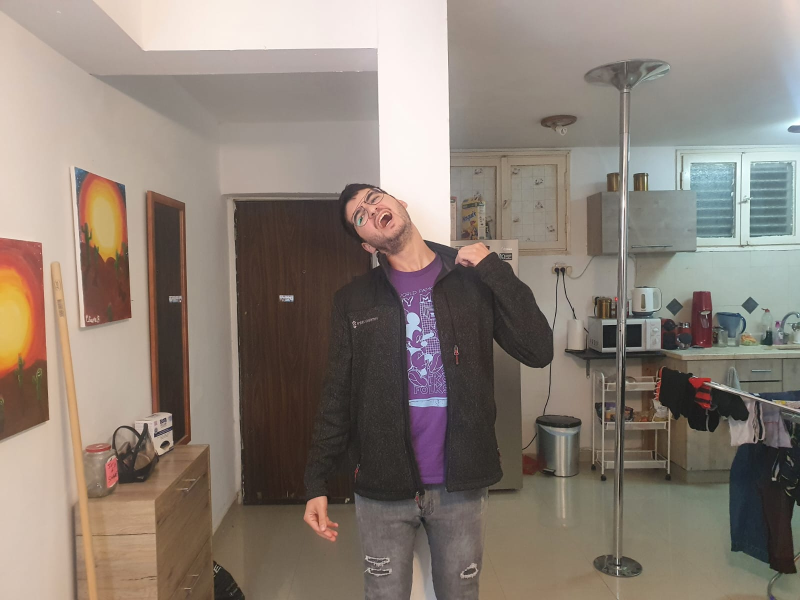
%> input picture Bounes 2/Eldar_L.jpeg, 1600 x 1200 px (shown at 1/2 size)
$ octave Bounes_2.m   (GNU Octave 9; MATLAB toolbox functions it lacks are replaced by stand-ins)
%> lines starting %> are read from the running program, lines starting %| are printed output that depends on the picture
clc;
close all;
clear all;

%% Reading the original images
Eldar_L = imread('Eldar_L.jpeg');
%> Eldar_L is the input picture: size 1200x1600x3 uint8; mean R, G, B 138.7, 127.2, 117.6
Eldar_R = imread('Eldar_R.jpeg');
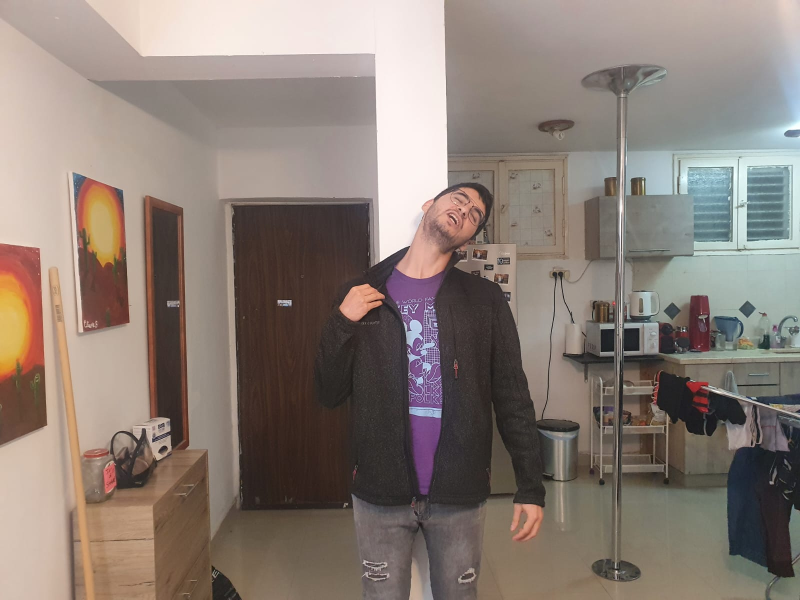
%> input picture Bounes 2/Eldar_R.jpeg, 1600 x 1200 px (shown at 1/2 size)
%> Eldar_R is the input picture: size 1200x1600x3 uint8; mean R, G, B 137.6, 125.1, 117.1
figure;subplot(1,2,1);
imshow(Eldar_L); title("Eldar left side");
subplot(1,2,2);imshow(Eldar_R); title("Eldar right side");
%% ------Slicing the images
[rows, cols] = size(Eldar_L);
%> rows = 1200; cols = 4800
Eldar_L_gray = rgb2gray(Eldar_L);
Eldar_R_gray = rgb2gray(Eldar_R);
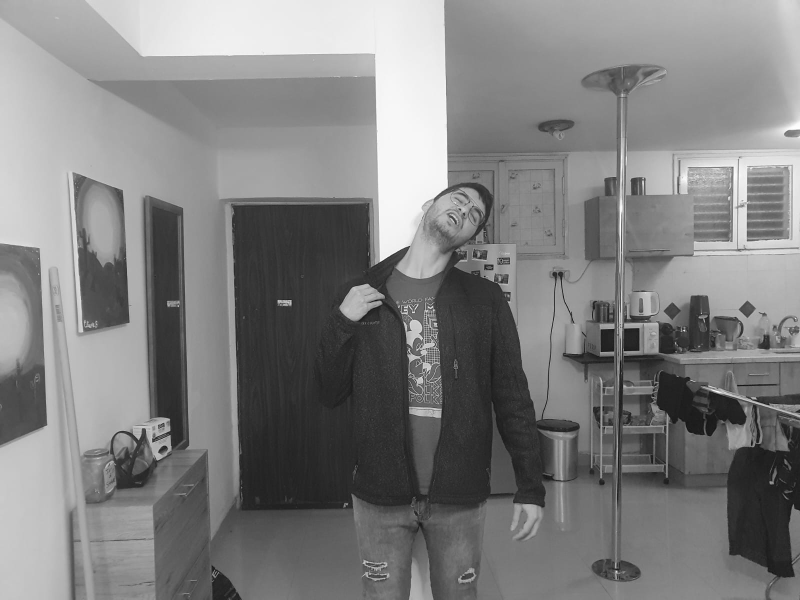
%> Eldar_R_gray: size 1200x1600 uint8 (shown at 1/2 size); min 0, max 255, mean 128
[rows, cols] = size(Eldar_L_gray);
%> cols = 1600
n = cols/2 ;
%> n = 800
Eldar_L_R = [Eldar_L_gray(:,1:n+26),Eldar_R_gray(:,n+27:end)];
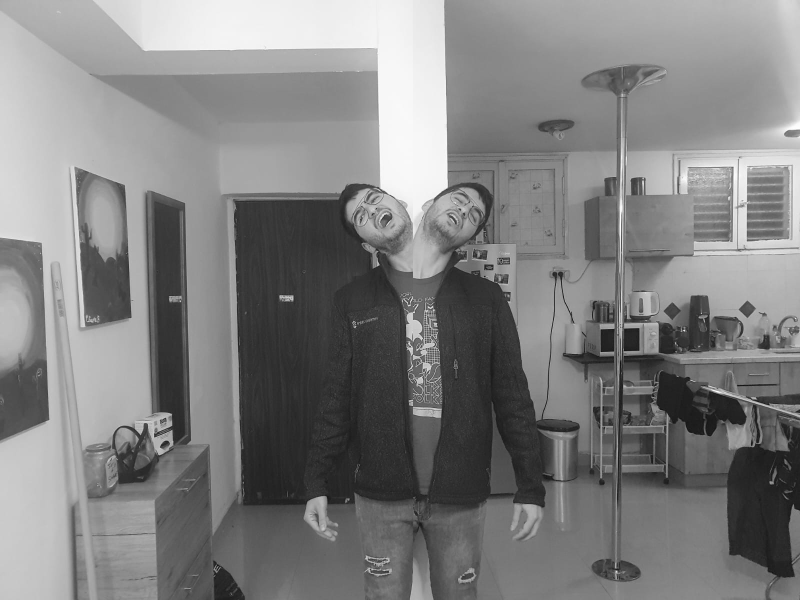
%> Eldar_L_R: size 1200x1600 uint8 (shown at 1/2 size); min 0, max 255, mean 128.4
figure;imshow(Eldar_L_R);title("Eldar half-left and half-right sides");
%% ------ Bulding the Gaussian pyramid

levels = 6; % we will use 5 levels
Eldar_L_R_norm = dip_GN_imread(Eldar_L_R);
%> in dip_GN_imread, `max_val = max(gray_scale_image(:));`: max_val = 255
%> in dip_GN_imread, `min_val = min(gray_scale_image(:));`: min_val = 0
Eldar_L_norm = dip_GN_imread(Eldar_L_gray);
Eldar_R_norm = dip_GN_imread(Eldar_R_gray);
figure;
imshow(Eldar_L_R_norm);title("Eldar half-left and half-right sides normd");

%% ------ Gaussian and Laplacian pyarmids
kernal = [1 4 6 4 1]./16;
pyr_gauss_R_L = cell(1,levels);
pyr_gauss_R_L{1} = Eldar_L_R_norm;
pyr_lap_R_L = cell(1,levels-1);

for i = 2:levels
   pyr_gauss_R_L{i}= Gaussian_level(pyr_gauss_R_L{i-1},kernal);
   pyr_lap_R_L{i-1} = Laplacian_Level(pyr_gauss_R_L{i-1},pyr_gauss_R_L{i});
   figure;
   subplot(1,2,1);imshow(pyr_gauss_R_L{i});title(sprintf("Gaussian Level %d",i));
   subplot(1,2,2);imshow(1 - pyr_lap_R_L{i-1});title(sprintf("Laplacian Level %d",i-1));
end
%> this loop made 5 passes
%> pass 1, in Laplacian_Level, `Lap_i = g_i - B;`:
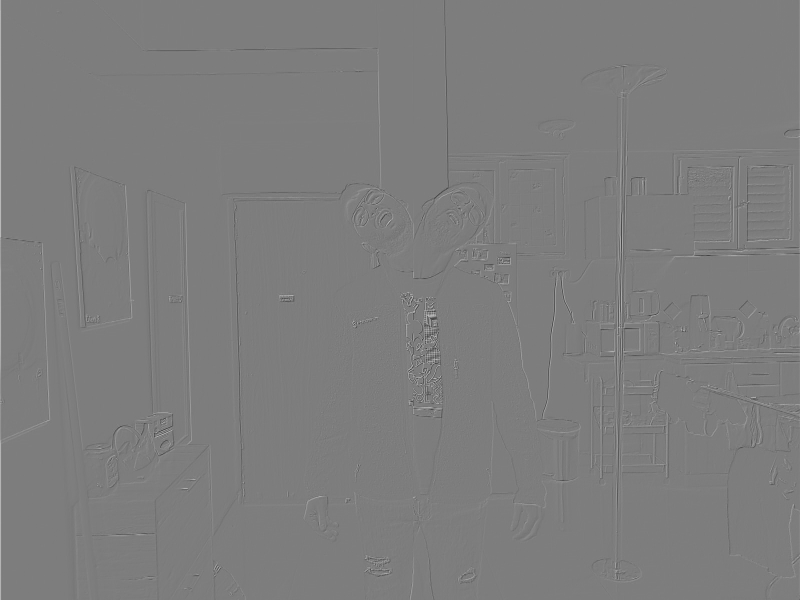
%> Lap_i: size 1200x1600 double (shown at 1/2 size); min -0.547, max 0.565, mean 0.000162; drawn with min black and max white
%> after the loop, pyr_gauss_R_L = 6 items; pyr_lap_R_L = 5 items
%we do the same for laft and right images
pyr_gauss_R = cell(1,levels);
pyr_gauss_R{1} = Eldar_R_norm;
pyr_lap_R = cell(1,levels-1);
pyr_gauss_L = cell(1,levels);
pyr_gauss_L{1} = Eldar_L_norm;
pyr_lap_L = cell(1,levels-1);


for i = 2:levels
   pyr_gauss_R{i}= Gaussian_level(pyr_gauss_R{i-1},kernal);
   pyr_gauss_L{i}= Gaussian_level(pyr_gauss_L{i-1},kernal);
   pyr_lap_R{i-1} = Laplacian_Level(pyr_gauss_R{i-1},pyr_gauss_R{i});
   pyr_lap_L{i-1} = Laplacian_Level(pyr_gauss_L{i-1},pyr_gauss_L{i});
end
%> this loop made 5 passes
%> pass 1, in Gaussian_level (call 7), `Gauss_i = gauss_i(1:2:end,1:2:end);`:
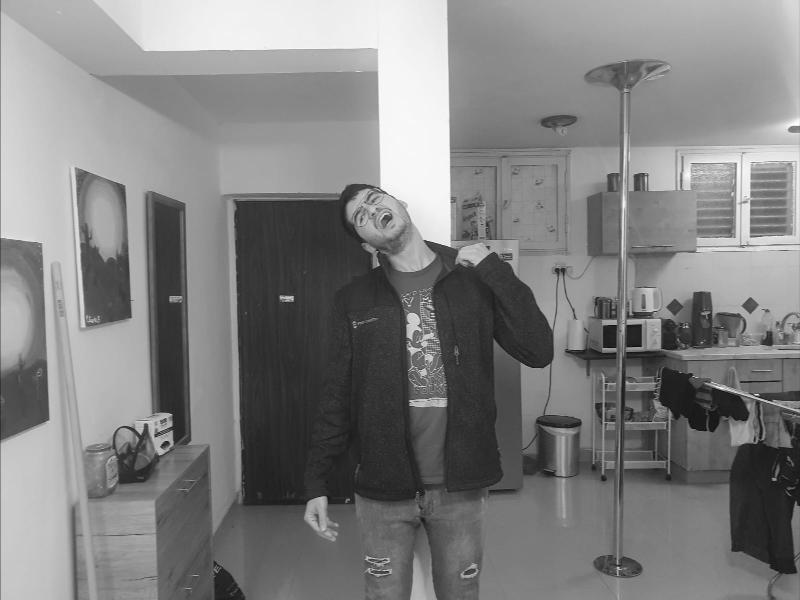
%> Gauss_i: size 600x800 double; min 0.0374, max 0.995, mean 0.506
%> after the loop, pyr_gauss_L = 6 items; pyr_gauss_R = 6 items; pyr_lap_L = 5 items; pyr_lap_R = 5 items

%% ----- rebuild
re_build =  pyr_lap_R_L{5} + imresize(pyr_gauss_R_L{6},size(pyr_lap_R_L{5}),'lanczos3');
re_build =  pyr_lap_R_L{4} + imresize(re_build,size(pyr_lap_R_L{4}),'lanczos3');
%> re_build: size 150x200 double
re_build =  pyr_lap_R_L{3} + imresize(re_build,size(pyr_lap_R_L{3}),'lanczos3');
%> re_build: size 300x400 double
re_build =  pyr_lap_L{2} + imresize(re_build,size(pyr_lap_R_L{2}),'lanczos3');
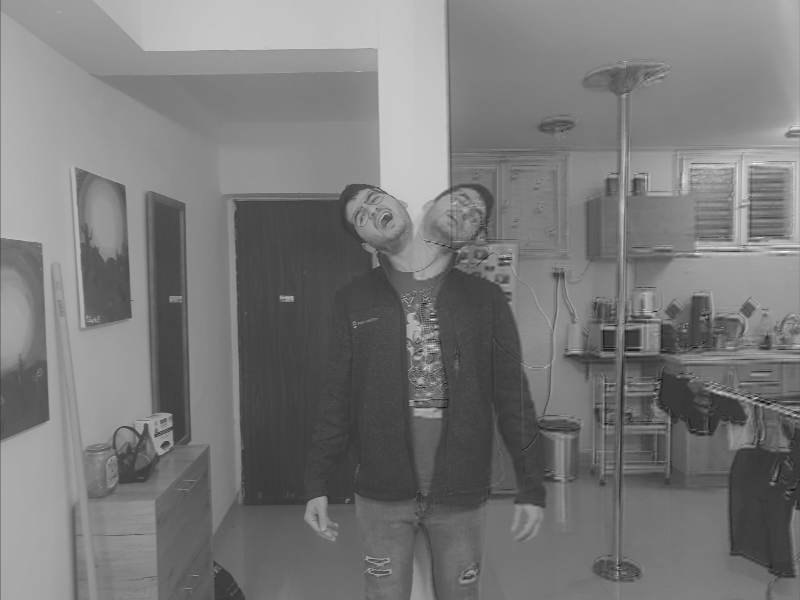
%> re_build: size 600x800 double; min -0.215, max 1.3, mean 0.503; drawn with min black and max white
re_build =  pyr_lap_R{1} + imresize(re_build,size(pyr_lap_R_L{1}),'lanczos3');
%> re_build: size 1200x1600 double
figure;imshow(re_build);title("Rebuild Image: The split of EE student");
%> after `imshow(re_build)`:
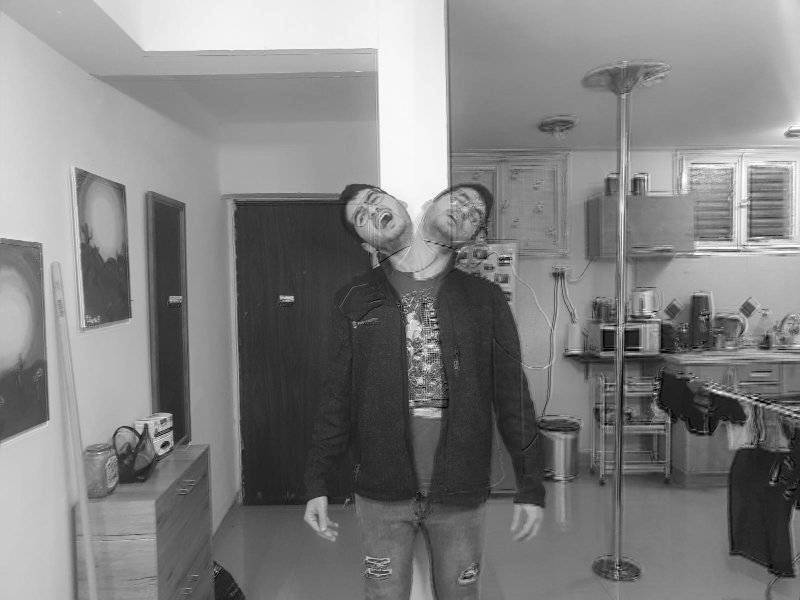
%> displayed picture: size 1200x1600, on the screen's scale of 0 to 255 (shown at 1/2 size); min 0, max 255, mean 128.4; mean of the top-left, top-right, bottom-left and bottom-right quarters 157.2, 153.3, 109.6, 93.3
%% -----
Re_origanel =  pyr_lap_R_L{5} + imresize(pyr_gauss_R_L{6},size(pyr_lap_R_L{5}),'lanczos3');
Re_origanel =  pyr_lap_R_L{4} + imresize(Re_origanel,size(pyr_lap_R_L{4}),'lanczos3');
Re_origanel =  pyr_lap_R_L{3} + imresize(Re_origanel,size(pyr_lap_R_L{3}),'lanczos3');
Re_origanel =  pyr_lap_R_L{2} + imresize(Re_origanel,size(pyr_lap_R_L{2}),'lanczos3');
Re_origanel =  pyr_lap_R_L{1} + imresize(Re_origanel,size(pyr_lap_R_L{1}),'lanczos3');
%> Re_origanel: size 1200x1600 double
figure;imshow(Re_origanel);title("Rebuild Image: The split of EE student");
%% ------ Function section ------
function gray_scale_image_norm = dip_GN_imread(the_image)
% This function will return normalized gray scale image
    gray_scale_image = double(the_image);
    max_val = max(gray_scale_image(:));
    min_val = min(gray_scale_image(:));
    gray_scale_image_norm = (gray_scale_image - min_val)./(max_val-min_val);
end

function Gauss_i = Gaussian_level(img,kernal)
%this is a gauss conv with downsampling
    gauss_i = conv2(img,kernal,'same');
    [rows, cols] = size(gauss_i);
    Gauss_i = gauss_i(1:2:end,1:2:end);
end

function Lap_i = Laplacian_Level(g_i,g_i2)
    B = imresize(g_i2,size(g_i),'lanczos3');
    Lap_i = g_i - B;
end
